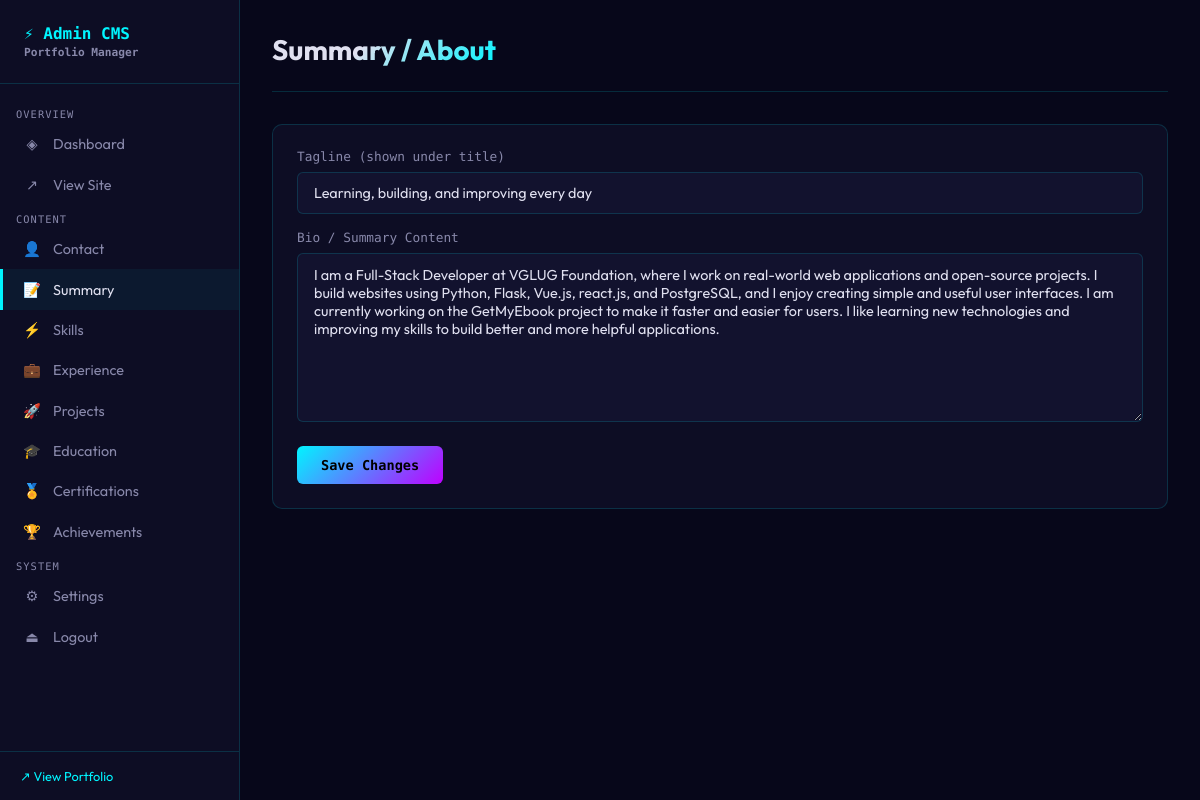
Screenshot of /admin/summary (signed in) with the database file from the repository.
### tables this page shows
CREATE TABLE summary (
        id INTEGER PRIMARY KEY,
        content TEXT,
        tagline TEXT
    );

### app/routes/admin.py (the view, shortened to what this page needs)
@admin_bp.route('/summary', methods=['GET', 'POST'])
@login_required
def summary():
    db = get_db(current_app.config['DB_PATH'])
    item = db.execute("SELECT * FROM summary LIMIT 1").fetchone()
    db.close()
    return render_template('admin/summary.html', item=item or {})

### app/db.py (called while the page is built)
def get_db(db_path):
    conn = sqlite3.connect(db_path)
    conn.row_factory = sqlite3.Row
    conn.execute("PRAGMA journal_mode=WAL")
    return conn

### app/routes/admin.py (called while the page is built)
@admin_bp.context_processor
def inject_settings():
    try:
        db = get_db(current_app.config['DB_PATH'])
        settings = {r['key']: r['value'] for r in db.execute("SELECT key,value FROM site_settings").fetchall()}
        db.close()
        return dict(settings=settings)
    except:
        return dict(settings={})

def login_required(f):
    @wraps(f)
    def decorated(*args, **kwargs):
        if not session.get('admin_logged_in'):
            return redirect(url_for('admin.login'))
        return f(*args, **kwargs)
    return decorated

### app/templates/admin/summary.html
{% extends 'admin/base.html' %}
{% block content %}
<div class="page-header"><div><div class="page-title">Summary / About</div></div></div>
<div class="card">
  <form method="POST">
    <div class="form-group" style="margin-bottom:1rem">
      <label>Tagline (shown under title)</label>
      <input name="tagline" value="{{ item.tagline or '' }}" placeholder="Building the future, one commit at a time.">
    </div>
    <div class="form-group">
      <label>Bio / Summary Content</label>
      <textarea name="content" rows="8">{{ item.content or '' }}</textarea>
    </div>
    <div class="form-actions"><button type="submit" class="btn btn-primary">Save Changes</button></div>
  </form>
</div>
{% endblock %}

### app/templates/admin/base.html (style rules this page uses)
:root { --accent: #00f5ff; --secondary: #bf00ff; --bg: #07071a; --bg2: #0d0d24; --bg3: #12122e; --text: #e0e0f0; --text-dim: #8888aa; --border: rgba(0, 245, 255, 0.15); --success: #00cc88; --error: #ff4466; --font-mono: 'Space Mono', monospace; --font: 'Outfit', sans-serif; --r: 10px; }
*, *::before, *::after { box-sizing: border-box; margin: 0; padding: 0; }
body { font-family: var(--font); background: var(--bg); color: var(--text); min-height: 100vh; display: flex; }
.page-header { display: flex; justify-content: space-between; align-items: center; margin-bottom: 2rem; padding-bottom: 1.5rem; border-bottom: 1px solid var(--border); }
.page-title { font-size: 1.75rem; font-weight: 700; background: linear-gradient(135deg, var(--text) 40%, var(--accent)); -webkit-background-clip: text; -webkit-text-fill-color: transparent; background-clip: text; }
.card { background: var(--bg2); border: 1px solid var(--border); border-radius: var(--r); padding: 1.5rem; margin-bottom: 1.5rem; }
.form-group { display: flex; flex-direction: column; gap: 0.5rem; }
label { font-size: 0.8rem; color: var(--text-dim); font-family: var(--font-mono); }
input, textarea, select { background: var(--bg3); border: 1px solid var(--border); border-radius: 6px; padding: 0.7rem 1rem; color: var(--text); font-family: var(--font); font-size: 0.9rem; transition: border-color 0.2s; width: 100%; }
textarea { resize: vertical; min-height: 100px; }
.form-actions { display: flex; gap: 1rem; margin-top: 1.5rem; flex-wrap: wrap; }
.btn { padding: 0.7rem 1.5rem; border-radius: 6px; font-family: var(--font-mono); font-size: 0.85rem; cursor: pointer; text-decoration: none; display: inline-flex; align-items: center; gap: 0.5rem; border: none; transition: all 0.2s; }
.btn-primary { background: linear-gradient(135deg, var(--accent), var(--secondary)); color: #000; font-weight: 700; }

### rows the page displays
summary: tagline "Learning, building, and improving every day", content "I am a Full-Stack Developer at VGLUG Foundation, where I work on real-world web applications and open-source projects. I build websites using Python, Flask, Vue.js, react.js, and PostgreSQL, and I enjoy creating simple and useful user interfaces. I am currently working on the GetMyEbook project to make it faster and easier for users. I like learning new technologies and improving my skills to build better and more helpful applications."
